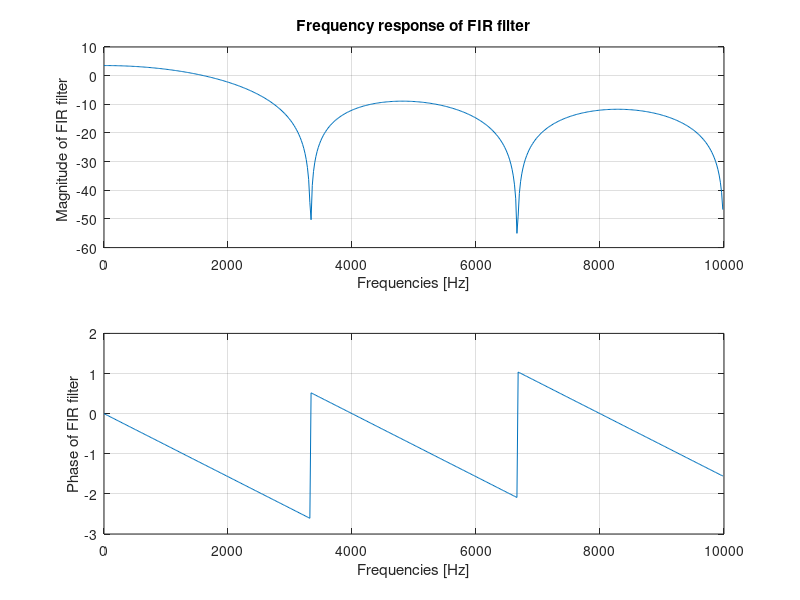

Write the MATLAB code that produced this figure.
clear;close all;clc;

A = 1+3; % ultimo numero di matricola = 3;
b_len = A + 2;
fs = 20e3;
T = 1/fs;
b = zeros(1,b_len) + 1/A;

% punto 1
[H, freq] = freqz(b, 1, 512, fs);
figure;

subplot(2,1,1);
plot(freq, 20*log10(abs(H)));
xlabel("Frequencies [Hz]")
ylabel("Magnitude of FIR filter ");
grid on;
title("Frequency response of FIR filter");
subplot(2,1,2);
plot(freq, angle(H));
xlabel("Frequencies [Hz]");
ylabel("Phase of FIR filter");
grid on;
print(gcf,'punto1es2.jpg','-djpeg','-r300');
